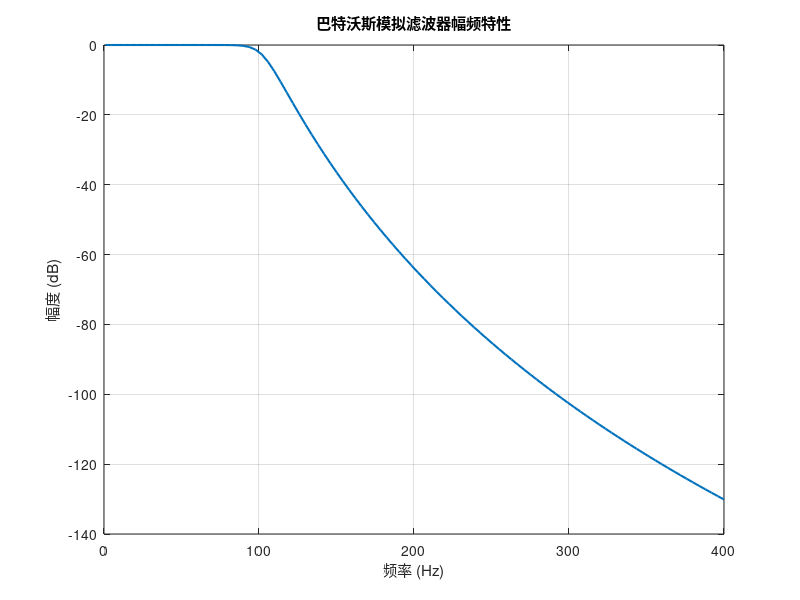
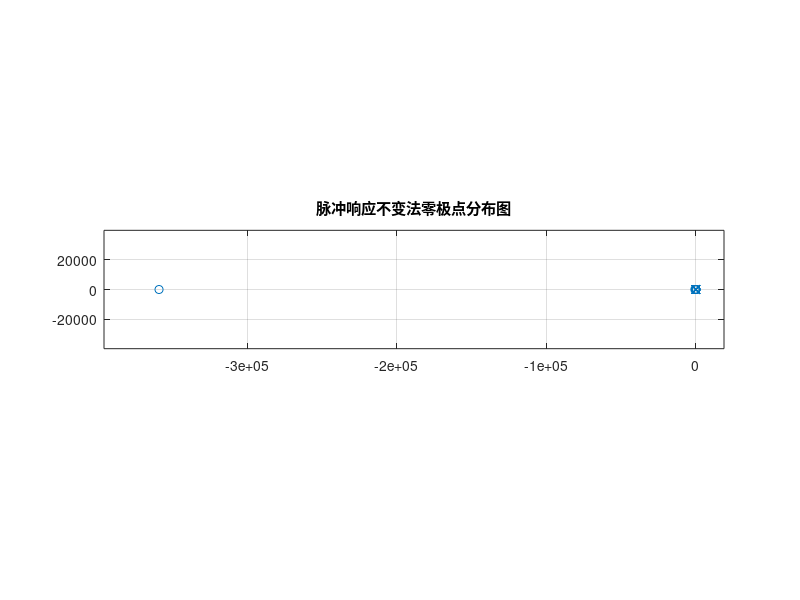
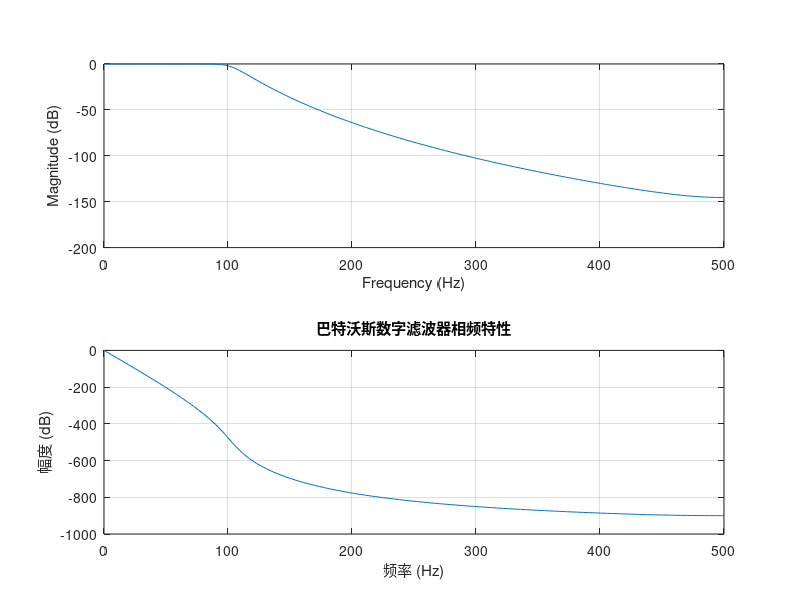
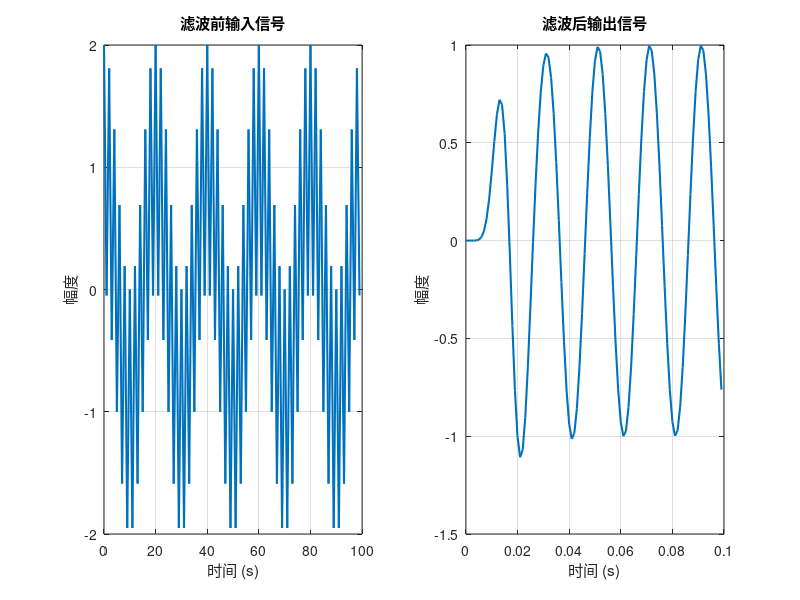

MATLAB code to generate these figures, in order:
clear;
close all;

% 设计目标参数
fp = 100;  % 通带截止频率 (Hz)
fs = 200;  % 阻带截止频率 (Hz)
Rp = 2;    % 通带最大衰减 (dB)
Rs = 60;   % 阻带最小衰减 (dB)
Fs = 1000; % 采样频率 (Hz)

% 转换为角频率
Wp = 2*pi*fp;
Ws = 2*pi*fs;

% 计算巴特沃斯滤波器的阶数和归一化截止频率
[N, Wn] = buttord(Wp, Ws, Rp, Rs, 's');

% 设计巴特沃斯模拟滤波器
[b, a] = butter(N, Wn, 's');

% 计算并绘制模拟滤波器的幅度频率特性
w = linspace(1, 400, 100) * 2*pi;  % 频率范围
H = freqs(b, a, w);
figure(1);
plot(w/2/pi, 20*log10(abs(H)), 'LineWidth', 1.5);
title('巴特沃斯模拟滤波器幅频特性');
xlabel('频率 (Hz)');
ylabel('幅度 (dB)');
grid on;

% 使用脉冲响应不变法设计数字滤波器
[bz, az] = impinvar(b, a, Fs);

% 绘制数字滤波器的零极点分布图
figure(2);
zplane(bz, az);
title('脉冲响应不变法零极点分布图');
grid on;

% 绘制数字滤波器的幅度和相位频率特性
figure(3);
subplot(2, 1, 1);
freqz(bz, az, 256, Fs);
grid on;
title('巴特沃斯数字滤波器幅频特性');
xlabel('频率 (Hz)');
ylabel('幅度 (dB)');

subplot(2, 1, 2);
title('巴特沃斯数字滤波器相频特性');
grid on;

% 生成带有干扰频率的时域信号
n = 0:99;  % 时间样本
x = cos(2*pi*50*n/Fs) + cos(2*pi*500*n/Fs);

% 滤波前输入信号的时域波形
figure(4);
subplot(1, 2, 1);
plot(n, x, 'LineWidth', 1.5);
title('滤波前输入信号');
xlabel('时间 (s)');
ylabel('幅度');
grid on;

% 通过数字滤波器进行滤波
y = filter(bz, az, x);

% 滤波后输出信号的时域波形
subplot(1, 2, 2);
plot(n/Fs, y, 'LineWidth', 1.5);
title('滤波后输出信号');
xlabel('时间 (s)');
ylabel('幅度');
grid on;

